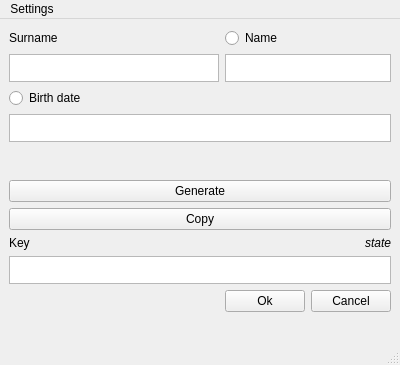
<?xml version="1.0" encoding="UTF-8"?>
<ui version="4.0">
 <class>MainWindow</class>
 <widget class="QMainWindow" name="MainWindow">
  <property name="geometry">
   <rect>
    <x>0</x>
    <y>0</y>
    <width>400</width>
    <height>365</height>
   </rect>
  </property>
  <property name="minimumSize">
   <size>
    <width>400</width>
    <height>275</height>
   </size>
  </property>
  <property name="maximumSize">
   <size>
    <width>400</width>
    <height>365</height>
   </size>
  </property>
  <property name="windowTitle">
   <string>MainWindow</string>
  </property>
  <widget class="QWidget" name="centralwidget">
   <layout class="QGridLayout" name="gridLayout">
    <item row="0" column="0">
     <widget class="QLabel" name="surname_label">
      <property name="text">
       <string>Surname</string>
      </property>
     </widget>
    </item>
    <item row="0" column="1">
     <widget class="QRadioButton" name="name_radioButton">
      <property name="text">
       <string>Name</string>
      </property>
      <property name="autoExclusive">
       <bool>false</bool>
      </property>
     </widget>
    </item>
    <item row="1" column="0">
     <widget class="QPlainTextEdit" name="surname_plainTextEdit">
      <property name="maximumSize">
       <size>
        <width>16777215</width>
        <height>28</height>
       </size>
      </property>
      <property name="readOnly">
       <bool>true</bool>
      </property>
     </widget>
    </item>
    <item row="1" column="1" colspan="2">
     <widget class="QPlainTextEdit" name="name_plainTextEdit">
      <property name="maximumSize">
       <size>
        <width>16777215</width>
        <height>28</height>
       </size>
      </property>
      <property name="readOnly">
       <bool>true</bool>
      </property>
     </widget>
    </item>
    <item row="2" column="0">
     <widget class="QRadioButton" name="birth_date_radioButton">
      <property name="text">
       <string>Birth date</string>
      </property>
      <property name="autoExclusive">
       <bool>false</bool>
      </property>
     </widget>
    </item>
    <item row="3" column="0" colspan="3">
     <widget class="QPlainTextEdit" name="birth_date_plainTextEdit">
      <property name="maximumSize">
       <size>
        <width>16777215</width>
        <height>28</height>
       </size>
      </property>
      <property name="readOnly">
       <bool>true</bool>
      </property>
     </widget>
    </item>
    <item row="4" column="0" colspan="3">
     <spacer name="verticalSpacer">
      <property name="orientation">
       <enum>Qt::Vertical</enum>
      </property>
      <property name="sizeHint" stdset="0">
       <size>
        <width>20</width>
        <height>51</height>
       </size>
      </property>
     </spacer>
    </item>
    <item row="8" column="0" colspan="3">
     <widget class="QPlainTextEdit" name="key_plainTextEdit">
      <property name="maximumSize">
       <size>
        <width>16777215</width>
        <height>28</height>
       </size>
      </property>
      <property name="readOnly">
       <bool>false</bool>
      </property>
     </widget>
    </item>
    <item row="9" column="1">
     <widget class="QPushButton" name="ok_pushButton">
      <property name="text">
       <string>Ok</string>
      </property>
     </widget>
    </item>
    <item row="9" column="2">
     <widget class="QPushButton" name="cancel_pushButton">
      <property name="text">
       <string>Cancel</string>
      </property>
     </widget>
    </item>
    <item row="10" column="0" colspan="3">
     <spacer name="verticalSpacer_2">
      <property name="orientation">
       <enum>Qt::Vertical</enum>
      </property>
      <property name="sizeHint" stdset="0">
       <size>
        <width>20</width>
        <height>40</height>
       </size>
      </property>
     </spacer>
    </item>
    <item row="5" column="0" colspan="3">
     <widget class="QPushButton" name="generate_pushButton">
      <property name="text">
       <string>Generate</string>
      </property>
     </widget>
    </item>
    <item row="6" column="0" colspan="3">
     <widget class="QPushButton" name="copy_pushButton">
      <property name="text">
       <string>Copy</string>
      </property>
     </widget>
    </item>
    <item row="7" column="0">
     <widget class="QLabel" name="key_label">
      <property name="text">
       <string>Key</string>
      </property>
     </widget>
    </item>
    <item row="7" column="1" colspan="2">
     <widget class="QLabel" name="state_key_label">
      <property name="font">
       <font>
        <italic>true</italic>
       </font>
      </property>
      <property name="layoutDirection">
       <enum>Qt::LeftToRight</enum>
      </property>
      <property name="text">
       <string>state</string>
      </property>
      <property name="alignment">
       <set>Qt::AlignRight|Qt::AlignTrailing|Qt::AlignVCenter</set>
      </property>
     </widget>
    </item>
   </layout>
  </widget>
  <widget class="QMenuBar" name="menubar">
   <property name="geometry">
    <rect>
     <x>0</x>
     <y>0</y>
     <width>400</width>
     <height>26</height>
    </rect>
   </property>
   <widget class="QMenu" name="menuTools">
    <property name="title">
     <string>Settings</string>
    </property>
    <addaction name="history"/>
    <addaction name="save"/>
   </widget>
   <addaction name="menuTools"/>
  </widget>
  <widget class="QStatusBar" name="statusbar"/>
  <action name="history">
   <property name="text">
    <string>History</string>
   </property>
  </action>
  <action name="save">
   <property name="text">
    <string>Save</string>
   </property>
  </action>
 </widget>
 <resources/>
 <connections/>
</ui>
